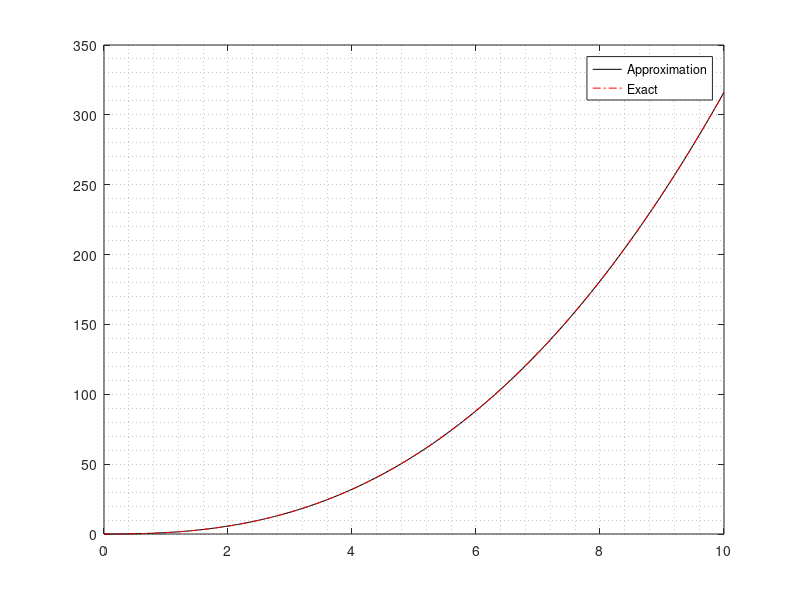

Write MATLAB code to recreate this figure.


clc;
clear ;

H = 0.05; % 0.2 0.1, 0.05, 0.025 
e_tol = 1e-10;

a =  0 ;
b = 10 ;
T = a:H:b;
N = length(T);

Y_exact = zeros(N,1);
Y_app = zeros(N,1);

% lam = -5;
% f = @(t,y) lam*y + (1-lam)*cos(t) - (1+lam)*sin(t);
% f = @(t,y) t*exp(-t) - y;
% Y_app(1) = 1;

alpha = 2.5 ;
f = @(t, y) alpha*t^(alpha-1) ;
Y(1) = 0;

for i = 2 : N
    z0 = Y_app(i-1);
    
    diff = 1;
    while diff > e_tol
        z1 = z0 - (z0 - Y_app(i-1) - H/2*( feval(f, T(i-1), Y_app(i-1)) + feval(f, T(i), z0) )) / 1 ;
        diff = abs( z1 - z0 ) ;
        z0 = z1 ;
    end
    
    Y_app(i) = Y_app(i-1) + H/2*( feval(f, T(i-1), Y_app(i-1)) + feval(f, T(i), z0) );
end


% Exact Soln
for i = 1 : N
    Y_exact(i) = T(i)^alpha ;
end

% Error Check
for i = 1 : N
    error(i) = abs(Y_exact(i) - Y_app(i));
end
max_err_02 = max(error) ;

% Draw Graph & Compare solution
plot( T, Y_app,'k' ) ;
hold on ;
plot( T, Y_exact, 'r-.' ) ;
hold off ; grid minor;
legend('Approximation', 'Exact');

clear a b i N H diff z0 z1 lam f e_tol